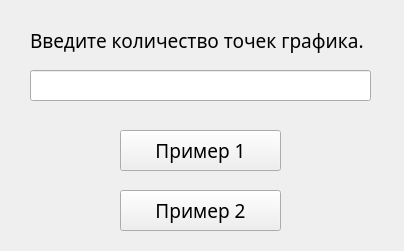
<?xml version="1.0" encoding="UTF-8"?>
<ui version="4.0">
 <class>MainWindow</class>
 <widget class="QMainWindow" name="MainWindow">
  <property name="geometry">
   <rect>
    <x>0</x>
    <y>0</y>
    <width>404</width>
    <height>251</height>
   </rect>
  </property>
  <property name="font">
   <font>
    <family>Calibri Light</family>
    <pointsize>14</pointsize>
   </font>
  </property>
  <property name="windowTitle">
   <string>Метод Рунге-Кутта 4-го порядка</string>
  </property>
  <property name="windowIcon">
   <iconset>
    <normaloff>icon.png</normaloff>icon.png</iconset>
  </property>
  <widget class="QWidget" name="centralwidget">
   <widget class="QLabel" name="label">
    <property name="geometry">
     <rect>
      <x>30</x>
      <y>20</y>
      <width>341</width>
      <height>41</height>
     </rect>
    </property>
    <property name="text">
     <string>Введите количество точек графика.</string>
    </property>
   </widget>
   <widget class="QLineEdit" name="lineEdit">
    <property name="geometry">
     <rect>
      <x>30</x>
      <y>70</y>
      <width>341</width>
      <height>31</height>
     </rect>
    </property>
   </widget>
   <widget class="QPushButton" name="pushButton">
    <property name="geometry">
     <rect>
      <x>120</x>
      <y>130</y>
      <width>161</width>
      <height>41</height>
     </rect>
    </property>
    <property name="text">
     <string>Пример 1</string>
    </property>
   </widget>
   <widget class="QPushButton" name="pushButton_2">
    <property name="geometry">
     <rect>
      <x>120</x>
      <y>190</y>
      <width>161</width>
      <height>41</height>
     </rect>
    </property>
    <property name="text">
     <string>Пример 2</string>
    </property>
   </widget>
  </widget>
 </widget>
 <resources/>
 <connections/>
</ui>
